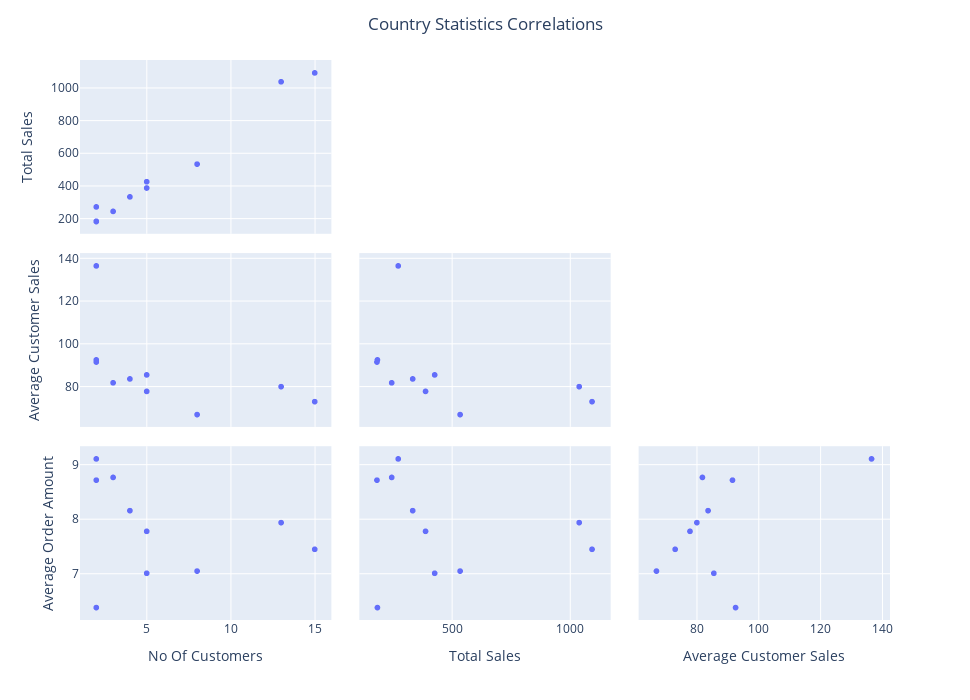

The code cell stored with this chart in its notebook:
### Code cell
fig = px.scatter_matrix(data.iloc[:, 1:])
fig.update_layout(height=700, width=970, title='Country Statistics Correlations', title_x=.5)
fig.update_traces(showupperhalf=False, diagonal_visible=False)
fig.show()

### Figure 1 — Plotly figure (JSON) as saved in the notebook; plotly's stock layout.template omitted (floating-point values rounded to 4 significant figures)
{"data": [{"diagonal": {"visible": false}, "dimensions": [{"axis": {"matches": true}, "label": "No Of Customers", "values": [2, 2, 3, 2, 4, 5, 5, 8, 13, 15]}, {"axis": {"matches": true}, "label": "Total Sales", "values": [183.2, 185.1, 245.5, 273.2, 334.6, 389.1, 427.7, 535.6, 1040.0, 1095.0]}, {"axis": {"matches": true}, "label": "Average Customer Sales", "values": [91.58, 92.57, 81.84, 136.6, 83.66, 77.81, 85.54, 66.95, 80.04, 73]}, {"axis": {"matches": true}, "label": "Average Order Amount", "values": [8.72, 6.38, 8.77, 9.11, 8.16, 7.78, 7.01, 7.05, 7.94, 7.45]}], "hovertemplate": "%{xaxis.title.text}=%{x}<br>%{yaxis.title.text}=%{y}<extra></extra>", "legendgroup": "", "marker": {"color": "#636efa", "symbol": "circle"}, "name": "", "showlegend": false, "showupperhalf": false, "type": "splom"}], "layout": {"dragmode": "select", "height": 700, "legend": {"tracegroupgap": 0}, "margin": {"t": 60}, "title": {"text": "Country Statistics Correlations", "x": 0.5}, "width": 970}}
